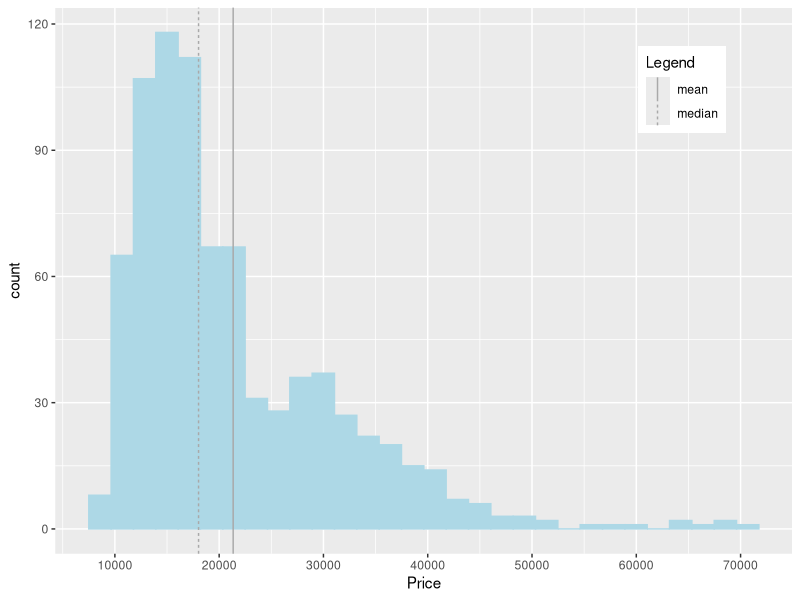
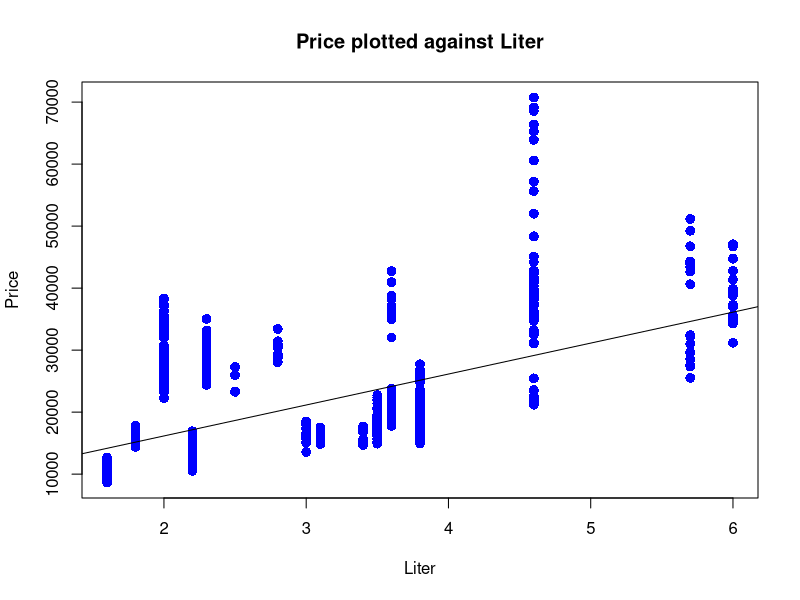
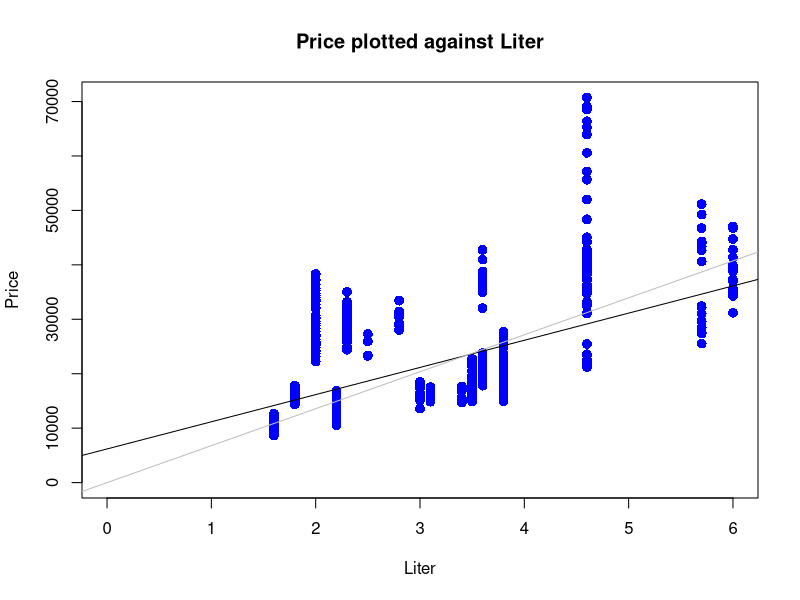

Generate these figures, in order, with R:
## ---- chunk 1
library("readxl")
library("ggplot2")
library("sandwich")
library("dplyr")
## ---- chunk 2
car_data <- read_excel("QRMassignment20211008.xlsx")
## ---- chunk 3
mm_car_data <- data.frame(moment = c("mean","median"),mean_n_median = c(mean(car_data$Price),median(car_data$Price)))

ggplot(car_data, aes(x=Price)) + 
  geom_histogram(col = "lightblue", fill = "lightblue") +
  geom_vline(data=mm_car_data,aes(xintercept=mean_n_median,linetype=factor(moment)),
             show.legend=TRUE, col = "darkgrey") +
  labs(linetype='Legend') + 
  theme(legend.position = c(0.85,0.85)) +
  scale_x_continuous(breaks = round(seq(0, 80000, by = 10000),1))
## ---- chunk 4
#b)

car_small_cyl_vol <- car_data %>% filter(Liter < 3)
car_large_cyl_vol <- car_data %>% filter(Liter > 3)

  ### check whether below and above 3 liters includes all observations
  identical(nrow(car_small_cyl_vol)+nrow(car_large_cyl_vol),nrow(car_data))
  ##returns FALSE; hence it does not include all observations
  
  ### Cars with exactly 3 liters cylinder volume should be excluded after the constraints given in the exercise
  car_between_cyl_vol <- car_data %>% filter(Liter == 3)
  
  ### including 3 liter culinder volume cars as well yields the identical lenth of datasets
  identical(nrow(car_small_cyl_vol)+nrow(car_large_cyl_vol)+nrow(car_between_cyl_vol),nrow(car_data))

my_small <- car_small_cyl_vol$Liter
my_large <- car_large_cyl_vol$Liter

### Compute a t-test to test the null hypothesis for two means
t.test(my_small, my_large, conf.level = 0.99)

  ### We reject the null hypothesis that the population mean price of cars with a cylinder volume of more than 3 liters equals the population mean price of cars with a cylinder volume of more than 3 liters at a significance level of 0.01 as the constructed p-value is insignificant (i.e., very small)

#c)

price <- car_data$Price
liter <- car_data$Liter

### OLS estimation
lm_price_liter <- lm(price ~ liter)

summary(lm_price_liter)


### Computation of heteroscedasticity-robust standard errors
heterorob_SE <- sqrt(diag(vcovHC(lm_price_liter, type = "HC1")))
heterorob_SE

### Create table

### some explainng words here

#d)

### Plot and add prices vs. liter to regression line

plot(liter, price, pch = 16, cex = 1.3, col = "blue", main = "Price plotted against Liter", xlab = "Liter", ylab = "Price") + abline(lm_price_liter)

#e)

lm_price_origin_liter <- lm(price ~ 0 + liter)

heterorob_origin_SE <- sqrt(diag(vcovHC(lm_price_origin_liter, type = "HC1")))
heterorob_origin_SE

#f)
plot(liter, price, pch = 16, cex = 1.3, col = "blue", main = "Price plotted against Liter", xlab = "Liter", ylab = "Price", xlim=c(0,max(liter)), ylim = c(0, max(price))) + abline(lm_price_liter) + abline(lm_price_origin_liter, col = "grey")

### A linear regression model estimated to run through the origin suggests the nonexistence of a constant, or intercept, following the assumption that such an intercept shall not conceptually apply to the data set being modeled. The linear regression model depicted in e) looks as follows (include model throug LaTeX here). The model does not include an intercept beta0. When looking at the conceptual context of the model, it is intuitive to see that an intercept should not be included. A car with no cylinder volume (liter) should have a selling price (price) of 0, as it either has no engine or is something other than a car.

#g)

summary(lm_price_origin_liter)

anova(lm_price_liter, lm_price_origin_liter)

### [...] When looking at the results of model 2, we immediately see that the regression model going trough the origin has a much higher r2-value compared to the basic linear regression model in 1. In our model in 1, the r2 is 0.32, with our regression-through-the-origin-model, the r2 rises to 0.87. A such high r2 does not automatically imply a better fit, however, it could be possible that the model is overfit. The Standard Error of Regression in model 2 is higher than in model 1, and the intercept in model 1 is significant. When looking at the ANOVA table, we can see that the RSS, which measures amount of variance in a data set that is not explained by a regression model itself, is much higher in model 2 than in model 1, and the difference -1 shows that the difference between the two models is significant. Thus, the original model 1 is more appropriate than the model going through the origin. 

#h)

car_data_h <- select(car_data, Price, Liter, Mileage, Cruise, Sound, Leather)

lm_prices_all <- lm(data = car_data_h, Price ~ .)

### The underlying reason for our regression analysis is to examine the determinants of the price of second-hand cars. In our LRM 1, we examine the influence of cylinder volume on price. However, it is reasonable and logical to assume that not only cylinder volume influences the price of second-hand cars and there must be other factors that should not be included in the error term that influence the price. When looking at a car, not only the cylinder volume is important. Often, the cylinder volume is one of the less important things that create the value of a car to someone. People have different needs and expectations, some might prefer leather interior over a high cylinder volume because they enjoy the comfort. Others might want a car with low mileage because they expect it to last longer, or some extra features that facilitate driving with the car or increasing the experience such as high-quality loudspeakers especially for younger people. There are many other factors than simply cylinder volume to consider when determining the price of a second-hand car. Thus, it is reasonable and appropriate to include other variables in the regression model to examine the determinants influencing the dependent variable.

#i)
summary(lm_prices_all)

### In model 1, the SER is 262, in model 3 it changes to approx. 264. The t-value decreases from 19.05 in model 1 to 14.658 in model 2. The coefficient changes from 4990.4 to 3864, thus showing that for every increase of 1 in Liter, the price has to increase by 3864 relative to 4990 in model 1. The effect of Liter on Price changed by including other variables in our linear regression model, which is logical as other factors besides Liter are existent and become more relevant in determining the price of second-hand cars. A good reason not to include Liter as a variable in our model is 

#j)

car_data_j <- mutate(car_data_h, miles_30k = 1*(Mileage>30000))

lm_prices_all_30kmiles <- lm(data = car_data_j, Price ~ .)

summary(lm_prices_all_30kmiles)

# create dummy variable
Mileage <- car_data$Mileage
D <- ifelse(Mileage>30000,1,0)

# select values of Mileage if D==1 and compute summary statistics
mileageD <- ifelse(D==1,Mileage,NA)
averageD <- mean(mileageD, na.rm=TRUE)
stddevD <- sd(mileageD, na.rm=TRUE)
quantsD <- quantile(mileageD, probs = seq(0, 1, 0.25), na.rm = TRUE)

# and similarly for when D==0         
mileageNotD <- ifelse(D==0,Mileage,NA)

summary(mileageD)
summary(mileageNotD)
summary(D)
